Frame 1 (no input): blank canvas, image omitted
Frame 60 (no input): blank canvas, image omitted
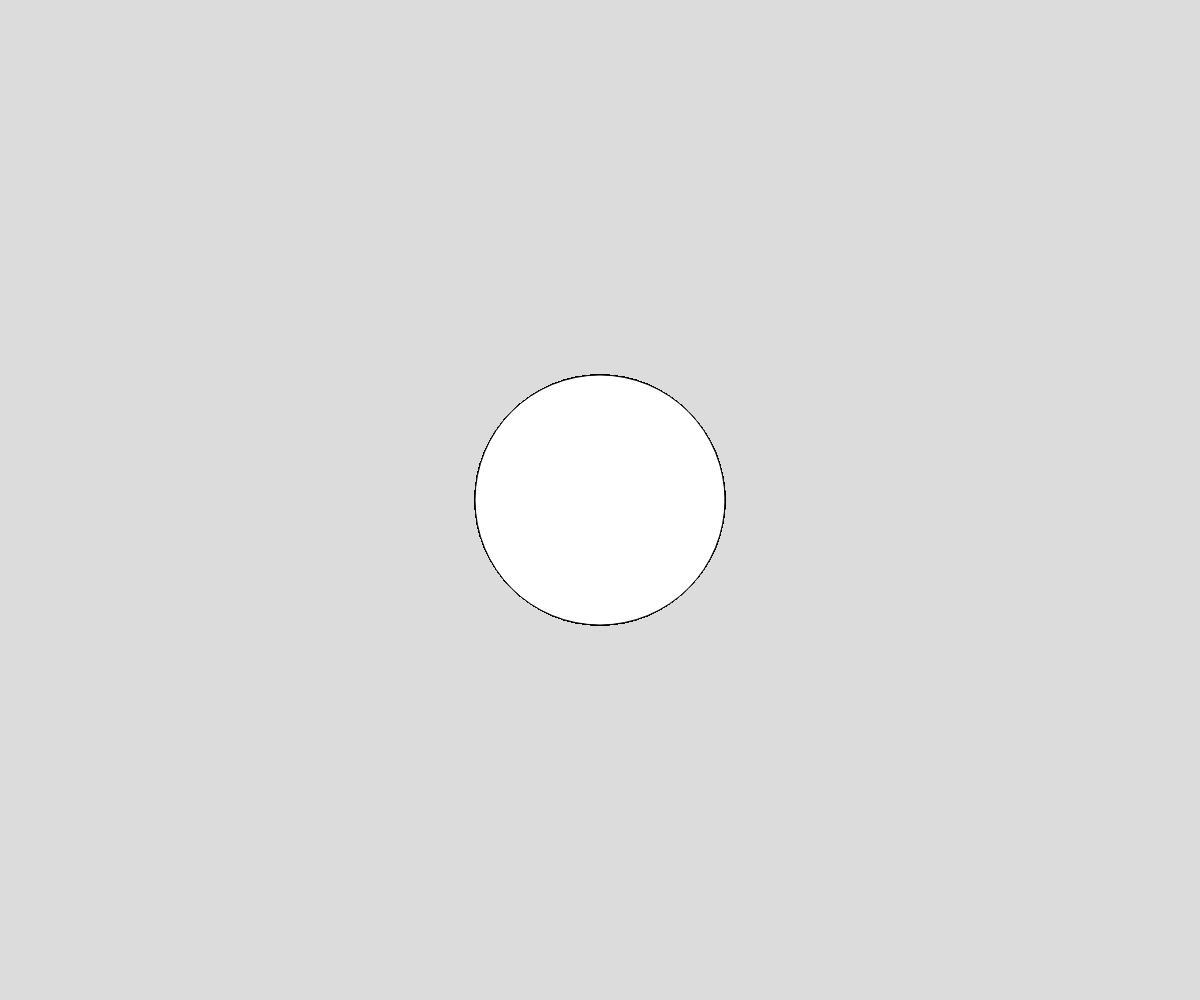
Frame 120 (the mouse pressed at the canvas centre since frame 60)

The p5.js sketch whose frames 1 and 60 were blank and that drew this single picture after the mouse press (run headless with seeded random() and noise() and a simulated clock; from frame 60 on, the mouse is pressed at the canvas centre):

// p5.js sketch
// ── sketch.js
function setup() {
  createCanvas(windowWidth, windowHeight);
  background(220);
}

function draw() {
  circle(mouseX, mouseY, mouseY/2)
}
